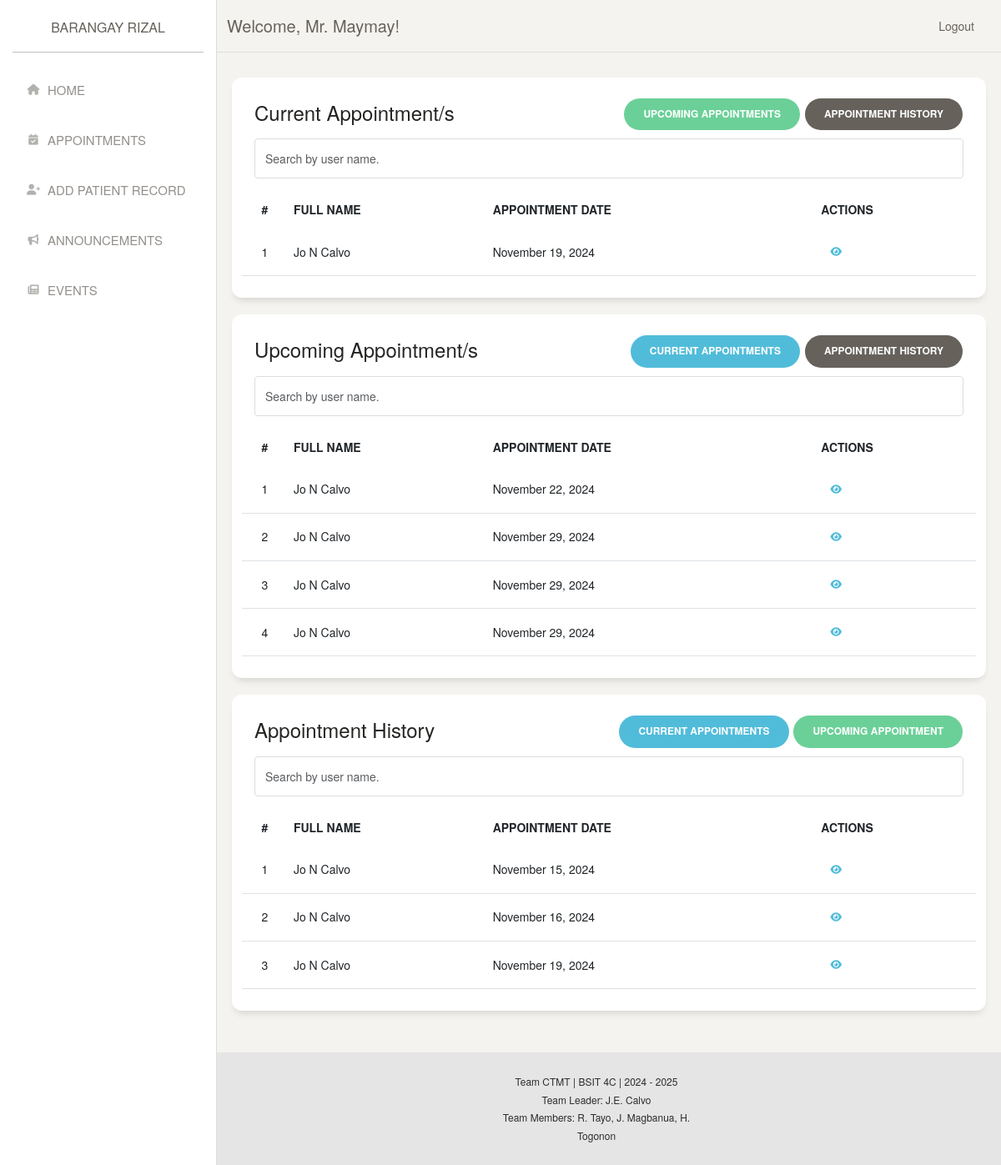
Screenshot of /staff/appointments/index.php (signed in) with the database file from the repository.
### tables this page shows
CREATE TABLE `tbl_appointment` (
  `appointment_id` int(11) NOT NULL,
  `user_id` int(11) NOT NULL,
  `appointment_reason` text NOT NULL,
  `appointment_date` date NOT NULL,
  `created_at` timestamp NOT NULL DEFAULT CURRENT_TIMESTAMP,
  `appointment_status` varchar(20) DEFAULT 'Pending'
);

CREATE TABLE `tbl_user` (
  `user_id` int(11) NOT NULL,
  `user_username` varchar(50) NOT NULL,
  `user_password` varchar(255) NOT NULL,
  `user_firstName` varchar(100) NOT NULL,
  `user_midInitial` char(1) DEFAULT NULL,
  `user_lastName` varchar(100) NOT NULL,
  `user_suffix` varchar(10) DEFAULT NULL,
  `user_birthDate` date NOT NULL,
  `user_contactNumber` varchar(15) NOT NULL,
  `user_sex` enum('Male','Female') NOT NULL,
  `user_address` text NOT NULL,
  `user_photo` varchar(255) DEFAULT NULL,
  `user_status` enum('pending','approved','rejected') DEFAULT 'pending',
  `created_at` timestamp NOT NULL DEFAULT CURRENT_TIMESTAMP
);

### includes/staff/appointmentController.php (called while the page is built, shortened)
<?php
require ('../../includes/conn.php');
$queryApprovedAppointments = "SELECT a.*,
                            u.user_firstName,
                            u.user_lastName,
                            u.user_midInitial,
                            u.user_username,
                            u.user_sex,
                            u.user_birthDate,
                            u.user_contactNumber,
                            u.user_address
                        FROM tbl_appointment a
                        JOIN tbl_user u ON a.user_id = u.user_id
                        WHERE a.appointment_status = 'Approved'
                        ORDER BY a.appointment_date ASC";
$resultApprovedAppointments = $mysqli->query($queryApprovedAppointments);
$currentDate = new DateTime();

### staff/appointments/index.php (the view, shortened to what this page needs)
<?php
require('../../includes/staff/appointmentController.php');
?>
<!DOCTYPE html>
<html lang="en">
<head>
    <?php include '../../templates/links.php'; ?>
</head>
<body>
    <div class="wrapper">
        <?php include '../templates/sidebar.php'; ?>
        <div class="main-panel">
            <?php include '../templates/topnav.php'; ?>
            <div class="content">
                <div class="row" id="currentAppointment">
                    <div class="card table-with-links">
                        <div class="card-header">
                            <div>
                                <h4 class="card-title float-start">Current Appointment/s</h4>
                                <div class="float-end">
                                    <a href="#upcomingAppointment" class="btn btn-success btn-round">Upcoming Appointments</a>
                                    <a href="#appointmentHistory" class="btn btn-secondary btn-round">Appointment History</a>
                                </div>
                            </div>
                            <input type="text" id="appointmentSearch" class="form-control" placeholder="Search by user name.">
                        </div>
                        <div class="card-body table-full-width">
                            <table class="table" id="appointmentTable">
                                <thead>
                                    <tr>
                                        <th class="text-center">#</th>
                                        <th>Full Name</th>
                                        <th>Appointment Date</th>
                                        <th>Actions</th>
                                    </tr>
                                </thead>
                                <tbody>
                                    <?php
                                    $counter = 1;
                                    if ($resultApprovedAppointments->num_rows > 0) {
                                        while ($row = $resultApprovedAppointments->fetch_assoc()) {
                                            $appointmentDate = new DateTime($row['appointment_date']);
                                            $formattedDate = $appointmentDate->format('F j, Y');
                                            if ($appointmentDate->format('Y-m-d') === $currentDate->format('Y-m-d')) {
                                    ?>
                                            <tr>
                                                <td class="text-center"><?php echo $counter++; ?></td>
                                                <td><?php echo $row['user_firstName'] . ' ' . $row['user_midInitial'] . ' ' . $row['user_lastName']; ?></td>
                                                <td><?php echo $formattedDate; ?></td>
                                                <td class="td-actions">
                                                    <a href="#" data-toggle="modal" data-target="#viewModal<?php echo $row['appointment_id']; ?>" class="btn btn-info btn-link btn-xs" title="View"><i class="fa fa-eye"></i></a>
                                                </td>
                                            </tr>
                                    <?php
                                            }
                                        }
                                    } else {
                                        echo '<tr><td colspan="4" class="text-center">No approved appointments found!</td></tr>';
                                    }
                                    ?>
                                </tbody>
                            </table>
                        </div>
                    </div>
                </div>
                <div class="row" id="upcomingAppointment">
                    <div class="card table-with-links">
                        <div class="card-header">
                            <div>
                                <h4 class="card-title float-start">Upcoming Appointment/s</h4>
                                <div class="float-end">
                                    <a href="#currentAppointment" class="btn btn-info btn-round">Current Appointments</a>
                                    <a href="#appointmentHistory" class="btn btn-secondary btn-round">Appointment History</a>
                                </div>
                            </div>
                            <input type="text" id="upcomingAppointmentSearch" class="form-control" placeholder="Search by user name.">
                        </div>
                        <div class="card-body table-full-width">
                            <table class="table" id="upcomingAppointmentTable">
                            <thead>
                                <tr>
                                    <th class="text-center">#</th>
                                    <th>Full Name</th>
                                    <th>Appointment Date</th>
                                    <th>Actions</th>
                                </tr>
                            </thead>
                            <tbody>
                                <?php
                                $counter = 1;
                                $resultApprovedAppointments->data_seek(0);
                                while ($row = $resultApprovedAppointments->fetch_assoc()) {
                                    $appointmentDate = new DateTime($row['appointment_date']);
                                    if ($appointmentDate > $currentDate) {
                                        $formattedDate = $appointmentDate->format('F j, Y');
                                ?>
                                        <tr>
                                            <td class="text-center"><?php echo $counter++; ?></td>
                                            <td><?php echo $row['user_firstName'] . ' ' . $row['user_midInitial'] . ' ' . $row['user_lastName']; ?></td>
                                            <td><?php echo $formattedDate; ?></td>
                                            <td class="td-actions">
                                                <a href="#" data-toggle="modal" data-target="#viewModal<?php echo $row['appointment_id']; ?>" class="btn btn-info btn-link btn-xs" title="View"><i class="fa fa-eye"></i></a>
                                            </td>
                                        </tr>
                                <?php
                                    }
                                }
                                ?>
                            </tbody>
                        </table>
                        </div>
                    </div>
                </div>
                <div class="row" id="appointmentHistory">
                    <div class="card table-with-links">
                        <div class="card-header">
                            <div>
                                <h4 class="card-title float-start">Appointment History</h4>
                                <div class="float-end">
                                    <a href="#currentAppointment" class="btn btn-info btn-round">Current Appointments</a>
                                    <a href="#upcomingAppointment" class="btn btn-success btn-round">Upcoming Appointment</a>
                                </div>
                            </div>
                            <input type="text" id="appointmentHistorySearch" class="form-control" placeholder="Search by user name.">
                        </div>
                        <div class="card-body table-full-width">
                            <table class="table" id="appointmentHistoryTable">
                            <thead>
                                <tr>
                                    <th class="text-center">#</th>
                                    <th>Full Name</th>
                                    <th>Appointment Date</th>
                                    <th>Actions</th>
                                </tr>
                            </thead>
                            <tbody>
                                <?php
                                $counter = 1;
                                $resultApprovedAppointments->data_seek(0);
                                while ($row = $resultApprovedAppointments->fetch_assoc()) {
                                    $appointmentDate = new DateTime($row['appointment_date']);
                                    if ($appointmentDate < $currentDate) {
                                        $formattedDate = $appointmentDate->format('F j, Y');
                                ?>
                                        <tr>
                                            <td class="text-center"><?php echo $counter++; ?></td>
                                            <td><?php echo $row['user_firstName'] . ' ' . $row['user_midInitial'] . ' ' . $row['user_lastName']; ?></td>
                                            <td><?php echo $formattedDate; ?></td>
                                            <td class="td-actions">
                                                <a href="#" data-toggle="modal" data-target="#viewModal<?php echo $row['appointment_id']; ?>" class="btn btn-info btn-link btn-xs" title="View"><i class="fa fa-eye"></i></a>
                                            </td>
                                        </tr>
                                <?php
                                    }
                                }
                                ?>
                            </tbody>
                        </table>
                        </div>
                    </div>
                </div>
            </div>
            <?php include '../../templates/footer.php'; ?>
        </div>
    </div>
</body>
</html>

### styles/vars.css (style rules this page uses)
:root { --neutral50: #fafafa; --neutral100: #f5f5f5; --neutral200: #e5e5e5; --neutral300: #d4d4d4; --neutral400: #a3a3a3; --neutral500: #737373; --neutral600: #525252; --neutral700: #404040; --neutral800: #262626; --neutral900: #171717; --neutral950: #0a0a0a; --warning50: #fffbeb; --warning100: #fef3c7; --warning200: #fde68a; --warning300: #fcd34d; --warning400: #fbbf24; --warning500: #f59e0b; --warning600: #d97706; --warning700: #b45309; --warning800: #92400e; --warning900: #78350f; --warning950: #451a03; --success50: #f0fdf4; --success100: #dcfce7; --success200: #bbf7d0; --success300: #86efac; --success400: #4ade80; --success500: #22c55e; --success600: #16a34a; --success700: #15803d; --success800: #166534; --success900: #14532d; --success950: #052e16; --danger50: #fef2f2; --danger100: #fee2e2; --danger200: #fecaca; --danger300: #fca5a5; --danger400: #f87171; --danger500: #ef4444; --danger600: #dc2626; --danger700: #b91c1c; --danger800: #991b1b; --danger900: #7f1d1d; --danger950: #450a0a; --primary50: #eff6ff; --primary100: #dbeafe; --primary200: #bfdbfe; --primary300: #93c5fd; --primary400: #60a5fa; --primary500: #3b82f6; --primary600: #2563eb; --primary700: #1d4ed8; --primary800: #1e40af; --primary900: #1e3a8a; --primary950: #172554; }

### styles/forms.css (style rules this page uses)
.form-control { border: 1px solid var(--neutral200); padding: 12px 16px; outline: none; border-radius: 6px; display: block; width: 100%; transition: all 250ms ease-in-out; }
input.form-control, select.form-control { height: 48px; }
.form-control::placeholder { color: var(--neutral400); }

### rows the page displays
tbl_appointment: user.user_firstName "Jo", user.user_midInitial "N", user.user_lastName "Calvo", appointment_date "November 19, 2024"
tbl_appointment: user.user_firstName "Jo", user.user_midInitial "N", user.user_lastName "Calvo", appointment_date "November 22, 2024"
tbl_appointment: user.user_firstName "Jo", user.user_midInitial "N", user.user_lastName "Calvo", appointment_date "November 29, 2024"
tbl_appointment: user.user_firstName "Jo", user.user_midInitial "N", user.user_lastName "Calvo", appointment_date "November 29, 2024"
tbl_appointment: user.user_firstName "Jo", user.user_midInitial "N", user.user_lastName "Calvo", appointment_date "November 29, 2024"
tbl_appointment: user.user_firstName "Jo", user.user_midInitial "N", user.user_lastName "Calvo", appointment_date "November 15, 2024"
tbl_appointment: user.user_firstName "Jo", user.user_midInitial "N", user.user_lastName "Calvo", appointment_date "November 16, 2024"

### other values shown
$title "Mr."
$_SESSION['staff_lastname'] "Maymay"
